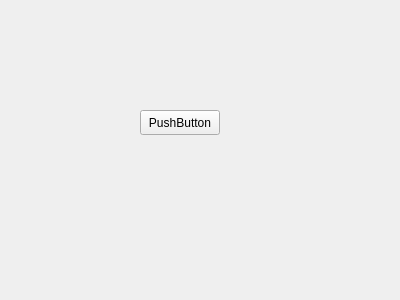
<?xml version="1.0" encoding="UTF-8"?>
<ui version="4.0">
 <class>Other_window</class>
 <widget class="QWidget" name="Other_window">
  <property name="geometry">
   <rect>
    <x>0</x>
    <y>0</y>
    <width>400</width>
    <height>300</height>
   </rect>
  </property>
  <property name="windowTitle">
   <string>Form</string>
  </property>
  <widget class="QPushButton" name="pushButton">
   <property name="geometry">
    <rect>
     <x>140</x>
     <y>110</y>
     <width>80</width>
     <height>25</height>
    </rect>
   </property>
   <property name="text">
    <string>PushButton</string>
   </property>
  </widget>
 </widget>
 <resources/>
 <connections/>
</ui>
